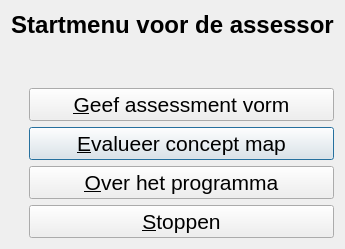
<?xml version="1.0" encoding="UTF-8"?>
<ui version="4.0">
 <class>QtAssessorMenuDialog</class>
 <widget class="QDialog" name="QtAssessorMenuDialog">
  <property name="geometry">
   <rect>
    <x>0</x>
    <y>0</y>
    <width>337</width>
    <height>249</height>
   </rect>
  </property>
  <property name="font">
   <font>
    <pointsize>16</pointsize>
    <weight>50</weight>
    <bold>false</bold>
   </font>
  </property>
  <property name="windowTitle">
   <string>Mijn persoonlijke werktheorie, programma voor de assessor</string>
  </property>
  <property name="windowIcon">
   <iconset resource="BrainWeaver.qrc">
    <normaloff>:/BrainWeaver/pics/Arrow14x14.png</normaloff>:/BrainWeaver/pics/Arrow14x14.png</iconset>
  </property>
  <layout class="QGridLayout" name="gridLayout">
   <item row="3" column="1">
    <widget class="QPushButton" name="button_assess_result">
     <property name="enabled">
      <bool>true</bool>
     </property>
     <property name="text">
      <string>&amp;Evalueer concept map</string>
     </property>
    </widget>
   </item>
   <item row="4" column="1">
    <widget class="QPushButton" name="button_about">
     <property name="enabled">
      <bool>true</bool>
     </property>
     <property name="text">
      <string>&amp;Over het programma</string>
     </property>
    </widget>
   </item>
   <item row="5" column="1">
    <widget class="QPushButton" name="button_quit">
     <property name="text">
      <string>&amp;Stoppen</string>
     </property>
    </widget>
   </item>
   <item row="1" column="1">
    <spacer name="verticalSpacer">
     <property name="orientation">
      <enum>Qt::Vertical</enum>
     </property>
     <property name="sizeHint" stdset="0">
      <size>
       <width>20</width>
       <height>40</height>
      </size>
     </property>
    </spacer>
   </item>
   <item row="2" column="1">
    <widget class="QPushButton" name="button_create_assessment">
     <property name="text">
      <string>&amp;Geef assessment vorm</string>
     </property>
    </widget>
   </item>
   <item row="2" column="0">
    <widget class="QLabel" name="label">
     <property name="sizePolicy">
      <sizepolicy hsizetype="Maximum" vsizetype="Preferred">
       <horstretch>0</horstretch>
       <verstretch>0</verstretch>
      </sizepolicy>
     </property>
     <property name="text">
      <string/>
     </property>
     <property name="pixmap">
      <pixmap resource="BrainWeaver.qrc">:/BrainWeaver/pics/CreateAssessment.png</pixmap>
     </property>
    </widget>
   </item>
   <item row="0" column="0" colspan="2">
    <widget class="QLabel" name="title">
     <property name="font">
      <font>
       <pointsize>18</pointsize>
       <weight>75</weight>
       <bold>true</bold>
      </font>
     </property>
     <property name="text">
      <string>Startmenu voor de assessor</string>
     </property>
     <property name="alignment">
      <set>Qt::AlignCenter</set>
     </property>
    </widget>
   </item>
   <item row="3" column="0">
    <widget class="QLabel" name="label_2">
     <property name="sizePolicy">
      <sizepolicy hsizetype="Maximum" vsizetype="Preferred">
       <horstretch>0</horstretch>
       <verstretch>0</verstretch>
      </sizepolicy>
     </property>
     <property name="text">
      <string/>
     </property>
     <property name="pixmap">
      <pixmap resource="BrainWeaver.qrc">:/BrainWeaver/pics/Assess.png</pixmap>
     </property>
     <property name="scaledContents">
      <bool>false</bool>
     </property>
    </widget>
   </item>
   <item row="4" column="0">
    <widget class="QLabel" name="label_3">
     <property name="sizePolicy">
      <sizepolicy hsizetype="Maximum" vsizetype="Preferred">
       <horstretch>0</horstretch>
       <verstretch>0</verstretch>
      </sizepolicy>
     </property>
     <property name="text">
      <string/>
     </property>
     <property name="pixmap">
      <pixmap resource="BrainWeaver.qrc">:/BrainWeaver/pics/About.png</pixmap>
     </property>
    </widget>
   </item>
   <item row="5" column="0">
    <widget class="QLabel" name="label_4">
     <property name="sizePolicy">
      <sizepolicy hsizetype="Maximum" vsizetype="Preferred">
       <horstretch>0</horstretch>
       <verstretch>0</verstretch>
      </sizepolicy>
     </property>
     <property name="text">
      <string/>
     </property>
     <property name="pixmap">
      <pixmap resource="BrainWeaver.qrc">:/BrainWeaver/pics/Quit.png</pixmap>
     </property>
    </widget>
   </item>
  </layout>
 </widget>
 <tabstops>
  <tabstop>button_create_assessment</tabstop>
  <tabstop>button_assess_result</tabstop>
  <tabstop>button_about</tabstop>
  <tabstop>button_quit</tabstop>
 </tabstops>
 <resources>
  <include location="BrainWeaver.qrc"/>
 </resources>
 <connections/>
</ui>
